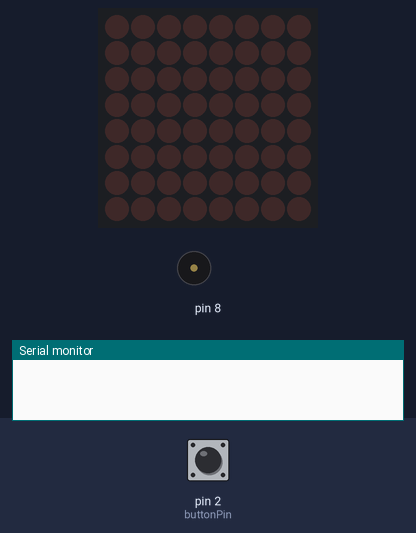
A sketch run on a simulated Arduino Uno, built with avr-gcc and run on an emulated ATmega328P. On the bench: 8×8 LED matrix, buzzer (waves = sounding), the last lines printed to the serial monitor. Wiring (inferred from the names in the program): MAX7219 LED driver (orientation assumed): data pin 9; clock pin 11; CS pin 10. Inputs (shaded band) come from the test bench; at power-on: pin 2 (buttonPin) LOW.

Above: at 1.2 s.
1.3 s: pin 2 (buttonPin) pulled HIGH for 1.2 s
At 2.6 s:
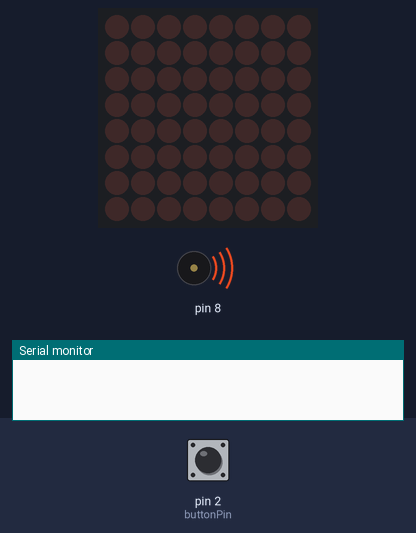
5.6 s: pin 2 (buttonPin) pulled HIGH for 3.2 s
At 8.3 s:
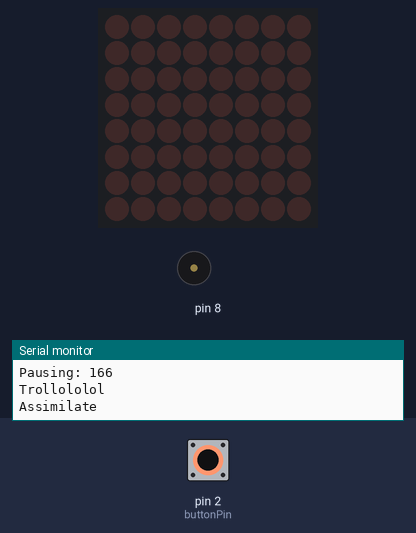
Timing chart, 0 to 10.8 s (numbered marks = the images above; inputs shaded):
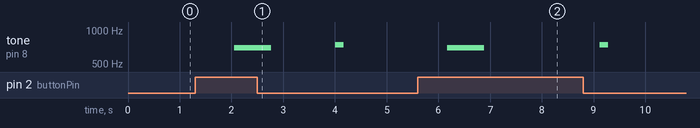

Measured:
- after the input at 1.3 s, tone on pin 8: silent → 698 Hz after 0.75 s, → silent 0.71 s later, → 740 Hz 1.2 s later, → silent 0.17 s later
- after the input at 5.6 s, tone on pin 8: silent → 698 Hz after 0.57 s, → silent 0.71 s later, → 740 Hz 2.2 s later, → silent 0.17 s later

The sketch:

matrix_and_sound_with_switch.ino
```cpp
#include <Tone.h>

Tone tone1;

#define OCTAVE_OFFSET 0
unsigned char i;
unsigned char j;
/*Port Definitions*/
int Max7219_pinCLK = 11;
int Max7219_pinCS = 10;
int Max7219_pinDIN = 9;
int notes[] = { 0,
NOTE_C4, NOTE_CS4, NOTE_D4, NOTE_DS4, NOTE_E4, NOTE_F4, NOTE_FS4, NOTE_G4, NOTE_GS4, NOTE_A4, NOTE_AS4, NOTE_B4,
NOTE_C5, NOTE_CS5, NOTE_D5, NOTE_DS5, NOTE_E5, NOTE_F5, NOTE_FS5, NOTE_G5, NOTE_GS5, NOTE_A5, NOTE_AS5, NOTE_B5,
NOTE_C6, NOTE_CS6, NOTE_D6, NOTE_DS6, NOTE_E6, NOTE_F6, NOTE_FS6, NOTE_G6, NOTE_GS6, NOTE_A6, NOTE_AS6, NOTE_B6,
NOTE_C7, NOTE_CS7, NOTE_D7, NOTE_DS7, NOTE_E7, NOTE_F7, NOTE_FS7, NOTE_G7, NOTE_GS7, NOTE_A7, NOTE_AS7, NOTE_B7
};
unsigned char disp1[38][8] = {
 {0x3C,0x22,0x22,0x22,0x3C,0x24,0x22,0x21},
 {0x7C,0x40,0x40,0x7C,0x40,0x40,0x40,0x7C},
 {0x0,0x1E,0x20,0x20,0x3E,0x2,0x2,0x3C},
 {0x7C,0x10,0x10,0x10,0x10,0x10,0x10,0x7C},
 {0x0,0x1E,0x20,0x20,0x3E,0x2,0x2,0x3C},
 {0x0,0x3E,0x8,0x8,0x8,0x8,0x8,0x8},
 {0x8,0x14,0x22,0x3E,0x22,0x22,0x22,0x22},
 {0x0,0x42,0x62,0x52,0x4A,0x46,0x42,0x0},
 {0x3C,0x40,0x40,0x40,0x40,0x40,0x3C,0x0},
 {0x7C,0x40,0x40,0x7C,0x40,0x40,0x40,0x7C},
 {0,0,0,0,0,0,0,0},
 {0x7C,0x10,0x10,0x10,0x10,0x10,0x10,0x7C},
 {0x0,0x1E,0x20,0x20,0x3E,0x2,0x2,0x3C},
 {0,0,0,0,0,0,0,0},
 {0x7C,0x40,0x40,0x7C,0x40,0x40,0x40,0x40},
 {0x42,0x42,0x42,0x42,0x42,0x42,0x22,0x1C},
 {0x0,0x3E,0x8,0x8,0x8,0x8,0x8,0x8},
 {0x7C,0x10,0x10,0x10,0x10,0x10,0x10,0x7C},
 {0x40,0x40,0x40,0x40,0x40,0x40,0x40,0x7C},
 {0x7C,0x40,0x40,0x7C,0x40,0x40,0x40,0x7C},
 };
//Song variables
char *StarWars = "StarWars:d=4,o=5,b=45:32p,32f#";//,32f#,32f#,8b.,8f#.6,32e6,32d#6,32c#6,8b.6,16f#.6,32e6,32d#6,32c#6,8b.6,16f#.6,32e6,32d#6,32e6,8c#.6,32f#,32f#,32f#,8b.,8f#.6,32e6,32d#6,32c#6,8b.6,16f#.6,32e6,32d#6,32c#6,8b.6,16f#.6,32e6,32d#6,32e6,8c#6";
char *StarTrek = "Star Trek:d=16,o=5,b=63:8f.";//,a#,4d#.6,8d6,a#.,g.,c.6,4f6";

const int buttonPin = 2;

int buttonState = 0;
int lastButtonState = 0;
int songPlayed = 0;

void setup(void)
{
  pinMode(Max7219_pinCLK,OUTPUT);
  pinMode(Max7219_pinCS,OUTPUT);
  pinMode(Max7219_pinDIN,OUTPUT);
  pinMode(buttonPin, INPUT);
  delay(50);
  Init_MAX7219();
  Serial.begin(9600);
  tone1.begin(8);
}

#define isdigit(n) (n >= '0' && n <= '9')

//functions for tone library
void play_rtttl(char *p)
{
  // Absolutely no error checking in here

  byte default_dur = 4;
  byte default_oct = 6;
  int bpm = 63;
  int num;
  long wholenote;
  long duration;
  byte note;
  byte scale;

  // format: d=N,o=N,b=NNN:
  // find the start (skip name, etc)

  while(*p != ':') p++;    // ignore name
  p++;                     // skip ':'

  // get default duration
  if(*p == 'd')
  {
    p++; p++;              // skip "d="
    num = 0;
    while(isdigit(*p))
    {
      num = (num * 10) + (*p++ - '0');
    }
    if(num > 0) default_dur = num;
    p++;                   // skip comma
  }

  // get default octave
  if(*p == 'o')
  {
    p++; p++;              // skip "o="
    num = *p++ - '0';
    if(num >= 3 && num <=7) default_oct = num;
    p++;                   // skip comma
  }

  // get BPM
  if(*p == 'b')
  {
    p++; p++;              // skip "b="
    num = 0;
    while(isdigit(*p))
    {
      num = (num * 10) + (*p++ - '0');
    }
    bpm = num;
    p++;                   // skip colon
  }

  // BPM usually expresses the number of quarter notes per minute
  wholenote = (60 * 1000L / bpm) * 4;  // this is the time for whole note (in milliseconds)

  // now begin note loop
  while(*p)
  {
    // first, get note duration, if available
    num = 0;
    while(isdigit(*p))
    {
      num = (num * 10) + (*p++ - '0');
    }

    if(num) duration = wholenote / num;
    else duration = wholenote / default_dur;  // we will need to check if we are a dotted note after

    // now get the note
    note = 0;

    switch(*p)
    {
      case 'c':
        note = 1;
        break;
      case 'd':
        note = 3;
        break;
      case 'e':
        note = 5;
        break;
      case 'f':
        note = 6;
        break;
      case 'g':
        note = 8;
        break;
      case 'a':
        note = 10;
        break;
      case 'b':
        note = 12;
        break;
      case 'p':
      default:
        note = 0;
    }
    p++;

    // now, get optional '#' sharp
    if(*p == '#')
    {
      note++;
      p++;
    }

    // now, get optional '.' dotted note
    if(*p == '.')
    {
      duration += duration/2;
      p++;
    }

    // now, get scale
    if(isdigit(*p))
    {
      scale = *p - '0';
      p++;
    }
    else
    {
      scale = default_oct;
    }

    scale += OCTAVE_OFFSET;

    if(*p == ',')
      p++;       // skip comma for next note (or we may be at the end)

    // now play the note

    if(note)
    {
      tone1.play(notes[(scale - 4) * 12 + note]);
      delay(duration);
      tone1.stop();
    }
    else
    {
      Serial.print("Pausing: ");
      Serial.println(duration, 10);
      delay(duration);
    }
  }
}

//functions for LED Matrix
void Write_Max7219_byte(unsigned char DATA)
{
            unsigned char i;
      digitalWrite(Max7219_pinCS,LOW);
      for(i=8;i>=1;i--)
          {
             digitalWrite(Max7219_pinCLK,LOW);
             digitalWrite(Max7219_pinDIN,DATA&0x80);// Extracting a bit data
             DATA = DATA<<1;
             digitalWrite(Max7219_pinCLK,HIGH);
           }
}


void Write_Max7219(unsigned char address,unsigned char dat)
{
        digitalWrite(Max7219_pinCS,LOW);
        Write_Max7219_byte(address);           //address，code of LED
        Write_Max7219_byte(dat);               //data，figure on LED
        digitalWrite(Max7219_pinCS,HIGH);
}

void Init_MAX7219(void)
{
 Write_Max7219(0x09, 0x00);       //decoding ：BCD
 Write_Max7219(0x0a, 0x03);       //brightness
 Write_Max7219(0x0b, 0x07);       //scanlimit；8 LEDs
 Write_Max7219(0x0c, 0x01);       //power-down mode：0，normal mode：1
 Write_Max7219(0x0f, 0x00);       //test display：1；EOT，display：0
}

void loop(void){
  buttonState = digitalRead(buttonPin);
  if (buttonState != lastButtonState) {
    songPlayed = 0;
    if (buttonState == HIGH){
      play_rtttl(StarTrek);
      for(j=0;j<38;j++){
        for(i=1;i<9;i++)
          Write_Max7219(i,disp1[j][i-1]);
        }
      Serial.println("Assimilate");
    }
  else{
    play_rtttl(StarWars);
    Serial.println("Trollololol");
  }
  songPlayed++;
  }
  lastButtonState = buttonState;
  delay(1000);
}
```
